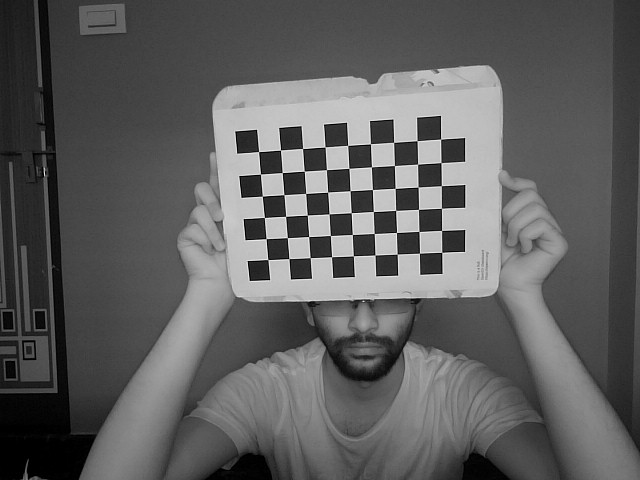
#> input picture Point Cloud Generation/calibration_images/left_01.ppm, 640 x 480 px
$ python calibrate_cameras.py calibration_images out   (older library calls are emulated)
#> lines starting #> are read from the running program, lines starting #| are printed output that depends on the picture; pictures that were not available may be replaced by others from this repository, and a replacement may not be noted
### Point Cloud Generation/ui_utils.py
# Copyright (C) 2014 Daniel Lee <lee.daniel.1986@gmail.com>
#
# This file is part of StereoVision.
#
# StereoVision is free software: you can redistribute it and/or modify
# it under the terms of the GNU General Public License as published by
# the Free Software Foundation, either version 3 of the License, or
# (at your option) any later version.
#
# StereoVision is distributed in the hope that it will be useful,
# but WITHOUT ANY WARRANTY; without even the implied warranty of
# MERCHANTABILITY or FITNESS FOR A PARTICULAR PURPOSE.  See the
# GNU General Public License for more details.
#
# You should have received a copy of the GNU General Public License
# along with StereoVision.  If not, see <http://www.gnu.org/licenses/>.

"""
Utilities for easing user interaction with the ``stereovision`` package.

Variables:

    * ``CHESSBOARD_ARGUMENTS`` - ``argparse.ArgumentParser`` for working with
      chessboards
    * ``STEREO_BM_FLAG`` - ``argparse.ArgumentParser`` for using StereoBM

Functions:

    * ``find_files`` - Discover stereo images in directory
    * ``calibrate_folder`` - Calibrate chessboard images discoverd in a folder

Classes:

    * ``BMTuner`` - Tune block matching algorithm to camera pair

.. image:: classes_ui_utils.svg
"""

from argparse import ArgumentParser
from functools import partial
import os

import cv2
from progressbar import ProgressBar, Percentage, Bar
from calibration import StereoCalibrator
# from exceptions import BadBlockMatcherArgumentError

#: Command line arguments for collecting information about chessboards
CHESSBOARD_ARGUMENTS = ArgumentParser(add_help=False)
CHESSBOARD_ARGUMENTS.add_argument("--rows", type=int,
                                  help="Number of inside corners in the "
                                  "chessboard's rows.", default=9)
CHESSBOARD_ARGUMENTS.add_argument("--columns", type=int,
                                  help="Number of inside corners in the "
                                  "chessboard's columns.", default=6)
CHESSBOARD_ARGUMENTS.add_argument("--square-size", help="Size of chessboard "
                                  "squares in cm.", type=float, default=1.8)


#: Command line arguments for using StereoBM rather than StereoSGBM
STEREO_BM_FLAG = ArgumentParser(add_help=False)
STEREO_BM_FLAG.add_argument("--use_stereobm", help="Use StereoBM rather than "
                              "StereoSGBM block matcher.", action="store_true")


def find_files(folder):
    """Discover stereo photos and return them as a pairwise sorted list."""
#> called with folder = 'calibration_images'
    files = [i for i in os.listdir(folder) if i.startswith("left")]
    files.sort()
    for i in range(len(files)):
        insert_string = "right{}".format(files[i * 2][4:])
        files.insert(i * 2 + 1, insert_string)
    files = [os.path.join(folder, filename) for filename in files]
    return files


def calibrate_folder(args):
    """
    Calibrate camera based on chessboard images, write results to output folder.

    All images are read from disk. Chessboard points are found and used to
    calibrate the stereo pair. Finally, the calibration is written to the folder
    specified in ``args``.

    ``args`` needs to contain the following fields:
        input_files: List of paths to input files
        rows: Number of rows in chessboard
        columns: Number of columns in chessboard
        square_size: Size of chessboard squares in cm
        output_folder: Folder to write calibration to
    """
    height, width = cv2.imread(args.input_files[0]).shape[:2]
#> height = 480; width = 640
    calibrator = StereoCalibrator(args.rows, args.columns, args.square_size,
                                  (width, height))
    progress = ProgressBar(maxval=len(args.input_files),
                          widgets=[Bar("=", "[", "]"),
                          " ", Percentage()])
    print("Reading input files...")
    progress.start()
    while args.input_files:
        print("entered while loop")
        left, right = args.input_files[:2]
        print(left, right)
        img_left, im_right = cv2.imread(left), cv2.imread(right)
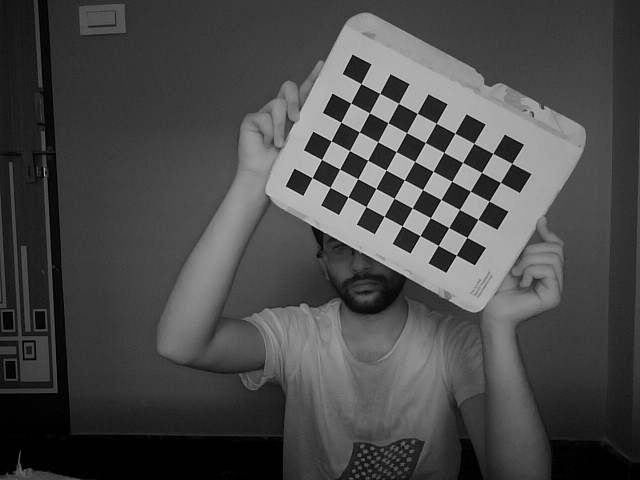
#> input picture Point Cloud Generation/calibration_images/left_03.ppm, 640 x 480 px, given in place of right_01.ppm, which was not available
#> img_left is the input picture: shape (480, 640, 3); min 0, max 246, mean 94.6
#> im_right is the input picture: shape (480, 640, 3); min 0, max 220, mean 73.6
        print("could read images")
        calibrator.add_corners((img_left, im_right),
                               show_results=args.show_chessboards)
#> the loop in add_corners, `for image in image_pair:` made 2 passes
#| Finding chess board
#| Finding chess board
#> after the loop in add_corners, `for image in image_pair:`: self.image_count = 2
        print("processing done")
        args.input_files = args.input_files[2:]
        progress.update(progress.maxval - len(args.input_files))
#> (this line was passed over: progressbar is not available in this run)
#> pass 2 of the loop in calibrate_folder, `while args.input_files:`:
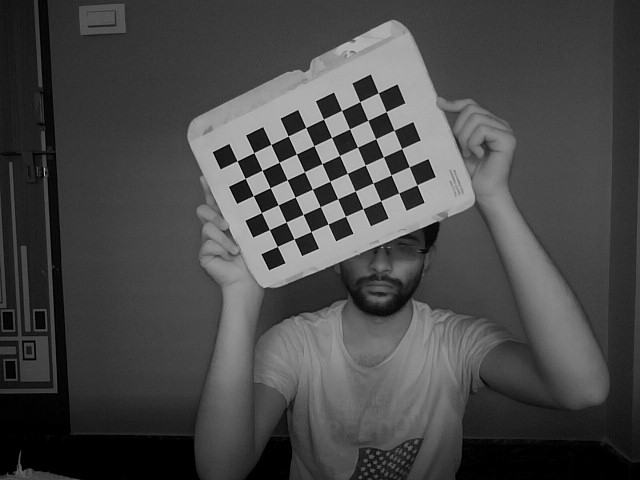
#> input picture Point Cloud Generation/calibration_images/left_02.ppm, 640 x 480 px
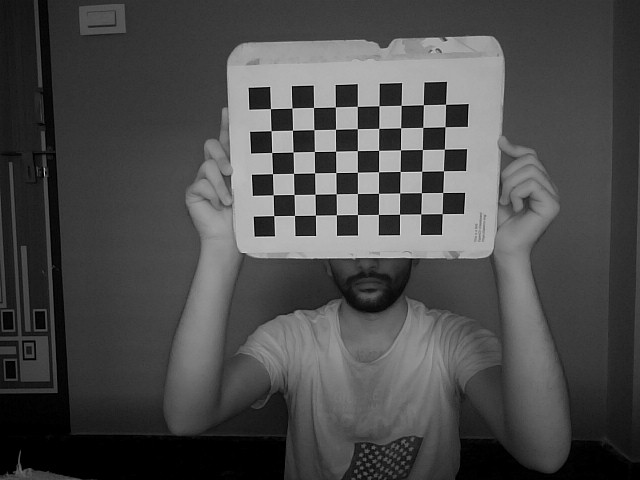
#> input picture Point Cloud Generation/calibration_images/left_04.ppm, 640 x 480 px, given in place of right_02.ppm, which was not available
#> in calibrate_folder, img_left is the input picture: shape (480, 640, 3); min 0, max 217, mean 72.3
#> in calibrate_folder, im_right is the input picture: shape (480, 640, 3); min 0, max 229, mean 75.1
#> the loop in add_corners (call 2), `for image in image_pair:` made 2 passes
#> (printed output is left out)

    progress.finish()
    print("Calibrating cameras. This can take a while.")
    calibration = calibrator.calibrate_cameras()
    avg_error = calibrator.check_calibration(calibration)
    print("The average error between chessboard points and their epipolar "
          "lines is \n"
          "{} pixels. This should be as small as possible.".format(avg_error))
    calibration.export(args.output_folder)


class BMTuner(object):

    """
    A class for tuning Stereo BM settings.

    Display a normalized disparity picture from two pictures captured with a
    ``CalibratedPair`` and allow the user to manually tune the settings for the
    ``BlockMatcher``.

    The settable parameters are intelligently read from the ``BlockMatcher``,
    relying on the ``BlockMatcher`` exposing them as ``parameter_maxima``.
    """

    #: Window to show results in
    window_name = "BM Tuner"

    # [104 lines left out: functions _set_value, _initialize_trackbars, _save_bm_state, __init__, update_disparity_map, tune_pair and 1 more, not called in this run]

### Point Cloud Generation/calibration.py
# Copyright (C) 2014 Daniel Lee <lee.daniel.1986@gmail.com>
#
# This file is part of StereoVision.
#
# StereoVision is free software: you can redistribute it and/or modify
# it under the terms of the GNU General Public License as published by
# the Free Software Foundation, either version 3 of the License, or
# (at your option) any later version.
#
# StereoVision is distributed in the hope that it will be useful,
# but WITHOUT ANY WARRANTY; without even the implied warranty of
# MERCHANTABILITY or FITNESS FOR A PARTICULAR PURPOSE.  See the
# GNU General Public License for more details.
#
# You should have received a copy of the GNU General Public License
# along with StereoVision.  If not, see <http://www.gnu.org/licenses/>.

"""
Classes for calibrating homemade stereo cameras.

Classes:

    * ``StereoCalibration`` - Calibration for stereo camera
    * ``StereoCalibrator`` - Class to calibrate stereo camera with

.. image:: classes_calibration.svg
"""

import os

import cv2

import numpy as np
# from exceptions import ChessboardNotFoundError


class StereoCalibration(object):

    """
    A stereo camera calibration.

    The ``StereoCalibration`` stores the calibration for a stereo pair. It can
    also rectify pictures taken from its stereo pair.
    """

    # [73 lines left out: functions __str__, _copy_calibration, _interact_with_folder, __init__, not called in this run]

    def load(self, input_folder):
        """Load values from ``*.npy`` files in ``input_folder``."""
        self._interact_with_folder(input_folder, 'r')

    # [19 lines left out: functions export, rectify, not called in this run]


class StereoCalibrator(object):

    """A class that calibrates stereo cameras by finding chessboard corners."""

    def _get_corners(self, image):
        """Find subpixel chessboard corners in image."""
#> (the run stopped early here; a loop or call above may not have finished)
